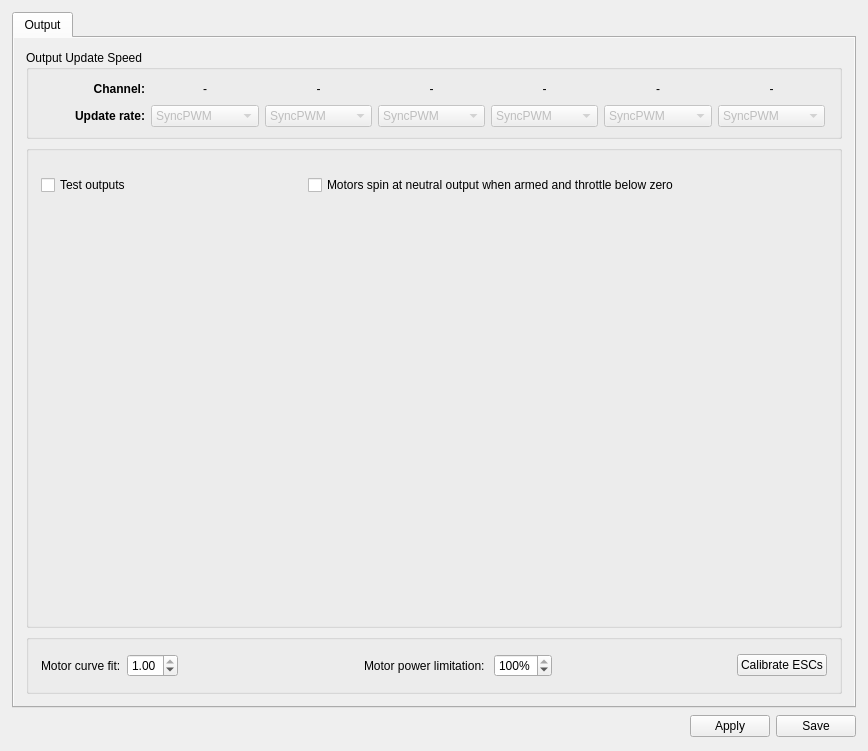
<?xml version="1.0" encoding="UTF-8"?>
<ui version="4.0">
 <class>OutputWidget</class>
 <widget class="QWidget" name="OutputWidget">
  <property name="geometry">
   <rect>
    <x>0</x>
    <y>0</y>
    <width>868</width>
    <height>751</height>
   </rect>
  </property>
  <property name="windowTitle">
   <string>Form</string>
  </property>
  <layout class="QVBoxLayout" name="verticalLayout_2">
   <property name="leftMargin">
    <number>12</number>
   </property>
   <property name="topMargin">
    <number>12</number>
   </property>
   <property name="rightMargin">
    <number>12</number>
   </property>
   <property name="bottomMargin">
    <number>12</number>
   </property>
   <item>
    <widget class="QTabWidget" name="tabWidget">
     <property name="tabShape">
      <enum>QTabWidget::Rounded</enum>
     </property>
     <property name="currentIndex">
      <number>0</number>
     </property>
     <property name="elideMode">
      <enum>Qt::ElideMiddle</enum>
     </property>
     <widget class="QWidget" name="tab">
      <attribute name="title">
       <string>Output</string>
      </attribute>
      <layout class="QVBoxLayout" name="verticalLayout_4">
       <property name="spacing">
        <number>0</number>
       </property>
       <property name="leftMargin">
        <number>0</number>
       </property>
       <property name="topMargin">
        <number>0</number>
       </property>
       <property name="rightMargin">
        <number>0</number>
       </property>
       <property name="bottomMargin">
        <number>0</number>
       </property>
       <item>
        <widget class="QScrollArea" name="scrollArea">
         <property name="frameShape">
          <enum>QFrame::NoFrame</enum>
         </property>
         <property name="widgetResizable">
          <bool>true</bool>
         </property>
         <widget class="QWidget" name="scrollAreaWidgetContents">
          <property name="geometry">
           <rect>
            <x>0</x>
            <y>0</y>
            <width>838</width>
            <height>668</height>
           </rect>
          </property>
          <layout class="QVBoxLayout" name="verticalLayout_3">
           <property name="spacing">
            <number>6</number>
           </property>
           <property name="leftMargin">
            <number>12</number>
           </property>
           <property name="topMargin">
            <number>12</number>
           </property>
           <property name="rightMargin">
            <number>12</number>
           </property>
           <property name="bottomMargin">
            <number>12</number>
           </property>
           <item>
            <widget class="QGroupBox" name="groupBox_2">
             <property name="sizePolicy">
              <sizepolicy hsizetype="Expanding" vsizetype="Fixed">
               <horstretch>0</horstretch>
               <verstretch>0</verstretch>
              </sizepolicy>
             </property>
             <property name="minimumSize">
              <size>
               <width>0</width>
               <height>0</height>
              </size>
             </property>
             <property name="title">
              <string>Output Update Speed</string>
             </property>
             <layout class="QGridLayout" name="gridLayout">
              <item row="0" column="0">
               <widget class="QLabel" name="label_9">
                <property name="font">
                 <font>
                  <weight>75</weight>
                  <bold>true</bold>
                 </font>
                </property>
                <property name="text">
                 <string>Channel:</string>
                </property>
                <property name="alignment">
                 <set>Qt::AlignRight|Qt::AlignTrailing|Qt::AlignVCenter</set>
                </property>
               </widget>
              </item>
              <item row="0" column="1">
               <widget class="QLabel" name="chBank1">
                <property name="text">
                 <string>-</string>
                </property>
                <property name="alignment">
                 <set>Qt::AlignCenter</set>
                </property>
               </widget>
              </item>
              <item row="0" column="2">
               <widget class="QLabel" name="chBank2">
                <property name="text">
                 <string>-</string>
                </property>
                <property name="alignment">
                 <set>Qt::AlignCenter</set>
                </property>
               </widget>
              </item>
              <item row="0" column="3">
               <widget class="QLabel" name="chBank3">
                <property name="text">
                 <string>-</string>
                </property>
                <property name="alignment">
                 <set>Qt::AlignCenter</set>
                </property>
               </widget>
              </item>
              <item row="0" column="4">
               <widget class="QLabel" name="chBank4">
                <property name="text">
                 <string>-</string>
                </property>
                <property name="alignment">
                 <set>Qt::AlignCenter</set>
                </property>
               </widget>
              </item>
              <item row="0" column="5">
               <widget class="QLabel" name="chBank5">
                <property name="text">
                 <string>-</string>
                </property>
                <property name="alignment">
                 <set>Qt::AlignCenter</set>
                </property>
               </widget>
              </item>
              <item row="0" column="6">
               <widget class="QLabel" name="chBank6">
                <property name="text">
                 <string>-</string>
                </property>
                <property name="alignment">
                 <set>Qt::AlignCenter</set>
                </property>
               </widget>
              </item>
              <item row="0" column="7">
               <spacer name="horizontalSpacer_3">
                <property name="orientation">
                 <enum>Qt::Horizontal</enum>
                </property>
                <property name="sizeType">
                 <enum>QSizePolicy::Minimum</enum>
                </property>
                <property name="sizeHint" stdset="0">
                 <size>
                  <width>5</width>
                  <height>20</height>
                 </size>
                </property>
               </spacer>
              </item>
              <item row="1" column="0">
               <widget class="QLabel" name="label_3">
                <property name="sizePolicy">
                 <sizepolicy hsizetype="Minimum" vsizetype="Preferred">
                  <horstretch>0</horstretch>
                  <verstretch>0</verstretch>
                 </sizepolicy>
                </property>
                <property name="minimumSize">
                 <size>
                  <width>0</width>
                  <height>20</height>
                 </size>
                </property>
                <property name="font">
                 <font>
                  <weight>75</weight>
                  <bold>true</bold>
                 </font>
                </property>
                <property name="text">
                 <string>Update rate:</string>
                </property>
                <property name="alignment">
                 <set>Qt::AlignRight|Qt::AlignTrailing|Qt::AlignVCenter</set>
                </property>
               </widget>
              </item>
              <item row="1" column="1">
               <widget class="QComboBox" name="cb_outputRate1">
                <property name="enabled">
                 <bool>false</bool>
                </property>
                <property name="sizePolicy">
                 <sizepolicy hsizetype="Minimum" vsizetype="Fixed">
                  <horstretch>0</horstretch>
                  <verstretch>0</verstretch>
                 </sizepolicy>
                </property>
                <property name="minimumSize">
                 <size>
                  <width>0</width>
                  <height>20</height>
                 </size>
                </property>
                <property name="toolTip">
                 <string>
Newer ESCs support OneShot mode with a higher resolution and shorter pulse.
Leave at 50Hz for fixed wing.</string>
                </property>
                <item>
                 <property name="text">
                  <string>SyncPWM</string>
                 </property>
                </item>
                <item>
                 <property name="text">
                  <string>Dshot300</string>
                 </property>
                </item>
                <item>
                 <property name="text">
                  <string>Dshot600</string>
                 </property>
                </item>
                <item>
                 <property name="text">
                  <string>Dshot1200</string>
                 </property>
                </item>
                <item>
                 <property name="text">
                  <string>50</string>
                 </property>
                </item>
                <item>
                 <property name="text">
                  <string>60</string>
                 </property>
                </item>
                <item>
                 <property name="text">
                  <string>125</string>
                 </property>
                </item>
                <item>
                 <property name="text">
                  <string>165</string>
                 </property>
                </item>
                <item>
                 <property name="text">
                  <string>270</string>
                 </property>
                </item>
                <item>
                 <property name="text">
                  <string>330</string>
                 </property>
                </item>
                <item>
                 <property name="text">
                  <string>400</string>
                 </property>
                </item>
                <item>
                 <property name="text">
                  <string>560</string>
                 </property>
                </item>
                <item>
                 <property name="text">
                  <string>1000</string>
                 </property>
                </item>
                <item>
                 <property name="text">
                  <string>2000</string>
                 </property>
                </item>
                <item>
                 <property name="text">
                  <string>4000</string>
                 </property>
                </item>
                <item>
                 <property name="text">
                  <string>8000</string>
                 </property>
                </item>
                <item>
                 <property name="text">
                  <string>12000</string>
                 </property>
                </item>
                <item>
                 <property name="text">
                  <string>16666</string>
                 </property>
                </item>
               </widget>
              </item>
              <item row="1" column="2">
               <widget class="QComboBox" name="cb_outputRate2">
                <property name="enabled">
                 <bool>false</bool>
                </property>
                <property name="sizePolicy">
                 <sizepolicy hsizetype="Minimum" vsizetype="Fixed">
                  <horstretch>0</horstretch>
                  <verstretch>0</verstretch>
                 </sizepolicy>
                </property>
                <property name="minimumSize">
                 <size>
                  <width>0</width>
                  <height>20</height>
                 </size>
                </property>
                <property name="toolTip">
                 <string>
Newer ESCs support OneShot mode with a higher resolution and shorter pulse.
Leave at 50Hz for fixed wing.</string>
                </property>
                <item>
                 <property name="text">
                  <string>SyncPWM</string>
                 </property>
                </item>
                <item>
                 <property name="text">
                  <string>Dshot300</string>
                 </property>
                </item>
                <item>
                 <property name="text">
                  <string>Dshot600</string>
                 </property>
                </item>
                <item>
                 <property name="text">
                  <string>Dshot1200</string>
                 </property>
                </item>
                <item>
                 <property name="text">
                  <string>50</string>
                 </property>
                </item>
                <item>
                 <property name="text">
                  <string>60</string>
                 </property>
                </item>
                <item>
                 <property name="text">
                  <string>125</string>
                 </property>
                </item>
                <item>
                 <property name="text">
                  <string>165</string>
                 </property>
                </item>
                <item>
                 <property name="text">
                  <string>270</string>
                 </property>
                </item>
                <item>
                 <property name="text">
                  <string>330</string>
                 </property>
                </item>
                <item>
                 <property name="text">
                  <string>400</string>
                 </property>
                </item>
                <item>
                 <property name="text">
                  <string>560</string>
                 </property>
                </item>
                <item>
                 <property name="text">
                  <string>1000</string>
                 </property>
                </item>
                <item>
                 <property name="text">
                  <string>2000</string>
                 </property>
                </item>
                <item>
                 <property name="text">
                  <string>4000</string>
                 </property>
                </item>
                <item>
                 <property name="text">
                  <string>8000</string>
                 </property>
                </item>
                <item>
                 <property name="text">
                  <string>12000</string>
                 </property>
                </item>
                <item>
                 <property name="text">
                  <string>16666</string>
                 </property>
                </item>
               </widget>
              </item>
              <item row="1" column="3">
               <widget class="QComboBox" name="cb_outputRate3">
                <property name="enabled">
                 <bool>false</bool>
                </property>
                <property name="sizePolicy">
                 <sizepolicy hsizetype="Minimum" vsizetype="Fixed">
                  <horstretch>0</horstretch>
                  <verstretch>0</verstretch>
                 </sizepolicy>
                </property>
                <property name="minimumSize">
                 <size>
                  <width>0</width>
                  <height>20</height>
                 </size>
                </property>
                <property name="toolTip">
                 <string>
Newer ESCs support OneShot mode with a higher resolution and shorter pulse.
Leave at 50Hz for fixed wing.</string>
                </property>
                <item>
                 <property name="text">
                  <string>SyncPWM</string>
                 </property>
                </item>
                <item>
                 <property name="text">
                  <string>Dshot300</string>
                 </property>
                </item>
                <item>
                 <property name="text">
                  <string>Dshot600</string>
                 </property>
                </item>
                <item>
                 <property name="text">
                  <string>Dshot1200</string>
                 </property>
                </item>
                <item>
                 <property name="text">
                  <string>50</string>
                 </property>
                </item>
                <item>
                 <property name="text">
                  <string>60</string>
                 </property>
                </item>
                <item>
                 <property name="text">
                  <string>125</string>
                 </property>
                </item>
                <item>
                 <property name="text">
                  <string>165</string>
                 </property>
                </item>
                <item>
                 <property name="text">
                  <string>270</string>
                 </property>
                </item>
                <item>
                 <property name="text">
                  <string>330</string>
                 </property>
                </item>
                <item>
                 <property name="text">
                  <string>400</string>
                 </property>
                </item>
                <item>
                 <property name="text">
                  <string>560</string>
                 </property>
                </item>
                <item>
                 <property name="text">
                  <string>1000</string>
                 </property>
                </item>
                <item>
                 <property name="text">
                  <string>2000</string>
                 </property>
                </item>
                <item>
                 <property name="text">
                  <string>4000</string>
                 </property>
                </item>
                <item>
                 <property name="text">
                  <string>8000</string>
                 </property>
                </item>
                <item>
                 <property name="text">
                  <string>12000</string>
                 </property>
                </item>
                <item>
                 <property name="text">
                  <string>16666</string>
                 </property>
                </item>
               </widget>
              </item>
              <item row="1" column="4">
               <widget class="QComboBox" name="cb_outputRate4">
                <property name="enabled">
                 <bool>false</bool>
                </property>
                <property name="sizePolicy">
                 <sizepolicy hsizetype="Minimum" vsizetype="Fixed">
                  <horstretch>0</horstretch>
                  <verstretch>0</verstretch>
                 </sizepolicy>
                </property>
                <property name="minimumSize">
                 <size>
                  <width>0</width>
                  <height>20</height>
                 </size>
                </property>
                <property name="toolTip">
                 <string>
Newer ESCs support OneShot mode with a higher resolution and shorter pulse.
Leave at 50Hz for fixed wing.</string>
                </property>
                <item>
                 <property name="text">
                  <string>SyncPWM</string>
                 </property>
                </item>
                <item>
                 <property name="text">
                  <string>Dshot300</string>
                 </property>
                </item>
                <item>
                 <property name="text">
                  <string>Dshot600</string>
                 </property>
                </item>
                <item>
                 <property name="text">
                  <string>Dshot1200</string>
                 </property>
                </item>
                <item>
                 <property name="text">
                  <string>50</string>
                 </property>
                </item>
                <item>
                 <property name="text">
                  <string>60</string>
                 </property>
                </item>
                <item>
                 <property name="text">
                  <string>125</string>
                 </property>
                </item>
                <item>
                 <property name="text">
                  <string>165</string>
                 </property>
                </item>
                <item>
                 <property name="text">
                  <string>270</string>
                 </property>
                </item>
                <item>
                 <property name="text">
                  <string>330</string>
                 </property>
                </item>
                <item>
                 <property name="text">
                  <string>400</string>
                 </property>
                </item>
                <item>
                 <property name="text">
                  <string>560</string>
                 </property>
                </item>
                <item>
                 <property name="text">
                  <string>1000</string>
                 </property>
                </item>
                <item>
                 <property name="text">
                  <string>2000</string>
                 </property>
                </item>
                <item>
                 <property name="text">
                  <string>4000</string>
                 </property>
                </item>
                <item>
                 <property name="text">
                  <string>8000</string>
                 </property>
                </item>
                <item>
                 <property name="text">
                  <string>12000</string>
                 </property>
                </item>
                <item>
                 <property name="text">
                  <string>16666</string>
                 </property>
                </item>
               </widget>
              </item>
              <item row="1" column="5">
               <widget class="QComboBox" name="cb_outputRate5">
                <property name="enabled">
                 <bool>false</bool>
                </property>
                <property name="sizePolicy">
                 <sizepolicy hsizetype="Minimum" vsizetype="Fixed">
                  <horstretch>0</horstretch>
                  <verstretch>0</verstretch>
                 </sizepolicy>
                </property>
                <property name="minimumSize">
                 <size>
                  <width>0</width>
                  <height>20</height>
                 </size>
                </property>
                <property name="toolTip">
                 <string>
Newer ESCs support OneShot mode with a higher resolution and shorter pulse.
Leave at 50Hz for fixed wing.</string>
                </property>
                <property name="editable">
                 <bool>false</bool>
                </property>
                <property name="currentIndex">
                 <number>0</number>
                </property>
                <item>
                 <property name="text">
                  <string>SyncPWM</string>
                 </property>
                </item>
                <item>
                 <property name="text">
                  <string>Dshot300</string>
                 </property>
                </item>
                <item>
                 <property name="text">
                  <string>Dshot600</string>
                 </property>
                </item>
                <item>
                 <property name="text">
                  <string>Dshot1200</string>
                 </property>
                </item>
                <item>
                 <property name="text">
                  <string>50</string>
                 </property>
                </item>
                <item>
                 <property name="text">
                  <string>60</string>
                 </property>
                </item>
                <item>
                 <property name="text">
                  <string>125</string>
                 </property>
                </item>
                <item>
                 <property name="text">
                  <string>165</string>
                 </property>
                </item>
                <item>
                 <property name="text">
                  <string>270</string>
                 </property>
                </item>
                <item>
                 <property name="text">
                  <string>330</string>
                 </property>
                </item>
                <item>
                 <property name="text">
                  <string>400</string>
                 </property>
                </item>
                <item>
                 <property name="text">
                  <string>560</string>
                 </property>
                </item>
                <item>
                 <property name="text">
                  <string>1000</string>
                 </property>
                </item>
                <item>
                 <property name="text">
                  <string>2000</string>
                 </property>
                </item>
                <item>
                 <property name="text">
                  <string>4000</string>
                 </property>
                </item>
                <item>
                 <property name="text">
                  <string>8000</string>
                 </property>
                </item>
                <item>
                 <property name="text">
                  <string>12000</string>
                 </property>
                </item>
                <item>
                 <property name="text">
                  <string>16666</string>
                 </property>
                </item>
               </widget>
              </item>
              <item row="1" column="6">
               <widget class="QComboBox" name="cb_outputRate6">
                <property name="enabled">
                 <bool>false</bool>
                </property>
                <property name="sizePolicy">
                 <sizepolicy hsizetype="Minimum" vsizetype="Fixed">
                  <horstretch>0</horstretch>
                  <verstretch>0</verstretch>
                 </sizepolicy>
                </property>
                <property name="minimumSize">
                 <size>
                  <width>0</width>
                  <height>20</height>
                 </size>
                </property>
                <property name="toolTip">
                 <string>
Newer ESCs support OneShot mode with a higher resolution and shorter pulse.
Leave at 50Hz for fixed wing.</string>
                </property>
                <property name="currentIndex">
                 <number>0</number>
                </property>
                <item>
                 <property name="text">
                  <string>SyncPWM</string>
                 </property>
                </item>
                <item>
                 <property name="text">
                  <string>Dshot300</string>
                 </property>
                </item>
                <item>
                 <property name="text">
                  <string>Dshot600</string>
                 </property>
                </item>
                <item>
                 <property name="text">
                  <string>Dshot1200</string>
                 </property>
                </item>
                <item>
                 <property name="text">
                  <string>50</string>
                 </property>
                </item>
                <item>
                 <property name="text">
                  <string>60</string>
                 </property>
                </item>
                <item>
                 <property name="text">
                  <string>125</string>
                 </property>
                </item>
                <item>
                 <property name="text">
                  <string>165</string>
                 </property>
                </item>
                <item>
                 <property name="text">
                  <string>270</string>
                 </property>
                </item>
                <item>
                 <property name="text">
                  <string>330</string>
                 </property>
                </item>
                <item>
                 <property name="text">
                  <string>400</string>
                 </property>
                </item>
                <item>
                 <property name="text">
                  <string>560</string>
                 </property>
                </item>
                <item>
                 <property name="text">
                  <string>1000</string>
                 </property>
                </item>
                <item>
                 <property name="text">
                  <string>2000</string>
                 </property>
                </item>
                <item>
                 <property name="text">
                  <string>4000</string>
                 </property>
                </item>
                <item>
                 <property name="text">
                  <string>8000</string>
                 </property>
                </item>
                <item>
                 <property name="text">
                  <string>12000</string>
                 </property>
                </item>
                <item>
                 <property name="text">
                  <string>16666</string>
                 </property>
                </item>
               </widget>
              </item>
              <item row="1" column="7">
               <spacer name="horizontalSpacer_4">
                <property name="sizePolicy">
                 <sizepolicy hsizetype="Minimum" vsizetype="Minimum">
                  <horstretch>0</horstretch>
                  <verstretch>0</verstretch>
                 </sizepolicy>
                </property>
                <property name="minimumSize">
                 <size>
                  <width>0</width>
                  <height>20</height>
                 </size>
                </property>
                <property name="orientation">
                 <enum>Qt::Horizontal</enum>
                </property>
                <property name="sizeType">
                 <enum>QSizePolicy::Minimum</enum>
                </property>
                <property name="sizeHint" stdset="0">
                 <size>
                  <width>5</width>
                  <height>20</height>
                 </size>
                </property>
               </spacer>
              </item>
             </layout>
            </widget>
           </item>
           <item>
            <widget class="QGroupBox" name="groupBox_3">
             <property name="title">
              <string/>
             </property>
             <layout class="QVBoxLayout" name="verticalLayout">
              <property name="leftMargin">
               <number>0</number>
              </property>
              <property name="topMargin">
               <number>12</number>
              </property>
              <property name="rightMargin">
               <number>0</number>
              </property>
              <property name="bottomMargin">
               <number>12</number>
              </property>
              <item>
               <layout class="QVBoxLayout" name="channelLayout">
                <property name="sizeConstraint">
                 <enum>QLayout::SetDefaultConstraint</enum>
                </property>
               </layout>
              </item>
              <item>
               <layout class="QHBoxLayout" name="horizontalLayout_2">
                <property name="leftMargin">
                 <number>12</number>
                </property>
                <property name="topMargin">
                 <number>12</number>
                </property>
                <property name="rightMargin">
                 <number>12</number>
                </property>
                <property name="bottomMargin">
                 <number>12</number>
                </property>
                <item>
                 <widget class="QCheckBox" name="channelOutTest">
                  <property name="enabled">
                   <bool>true</bool>
                  </property>
                  <property name="minimumSize">
                   <size>
                    <width>105</width>
                    <height>0</height>
                   </size>
                  </property>
                  <property name="toolTip">
                   <string>Move the servos using the sliders. Two important things:
- Take extra care if the output is connected to an motor controller!
- Will only work if the RC receiver is working (failsafe)</string>
                  </property>
                  <property name="text">
                   <string>Test outputs</string>
                  </property>
                 </widget>
                </item>
                <item>
                 <spacer name="horizontalSpacer_2">
                  <property name="orientation">
                   <enum>Qt::Horizontal</enum>
                  </property>
                  <property name="sizeHint" stdset="0">
                   <size>
                    <width>40</width>
                    <height>20</height>
                   </size>
                  </property>
                 </spacer>
                </item>
                <item>
                 <widget class="QCheckBox" name="spinningArmed">
                  <property name="minimumSize">
                   <size>
                    <width>519</width>
                    <height>0</height>
                   </size>
                  </property>
                  <property name="text">
                   <string>Motors spin at neutral output when armed and throttle below zero</string>
                  </property>
                 </widget>
                </item>
               </layout>
              </item>
              <item>
               <spacer name="verticalSpacer">
                <property name="orientation">
                 <enum>Qt::Vertical</enum>
                </property>
                <property name="sizeHint" stdset="0">
                 <size>
                  <width>20</width>
                  <height>0</height>
                 </size>
                </property>
               </spacer>
              </item>
             </layout>
            </widget>
           </item>
           <item>
            <widget class="QGroupBox" name="groupBox_4">
             <property name="minimumSize">
              <size>
               <width>0</width>
               <height>60</height>
              </size>
             </property>
             <property name="title">
              <string/>
             </property>
             <layout class="QVBoxLayout" name="verticalLayout_6">
              <property name="leftMargin">
               <number>12</number>
              </property>
              <property name="topMargin">
               <number>12</number>
              </property>
              <property name="rightMargin">
               <number>12</number>
              </property>
              <property name="bottomMargin">
               <number>12</number>
              </property>
              <item>
               <layout class="QHBoxLayout" name="horizontalLayout_3">
                <item>
                 <widget class="QLabel" name="label">
                  <property name="text">
                   <string>Motor curve fit:</string>
                  </property>
                 </widget>
                </item>
                <item>
                 <widget class="QDoubleSpinBox" name="motorCurveFit">
                  <property name="toolTip">
                   <string>&lt;html&gt;&lt;head/&gt;&lt;body&gt;&lt;p&gt;Motor curve fit can be used for correct for nonlinearity in motor output.  If you experience oscillation at high power but are otherwise well-tuned, consider lowering motor curve fit some.  Values between 0.5 (square-root) and 1.0 (no linearization) are sensible.  This is a more rational subtitute for Throttle PID Attenutation (TPA).&lt;/p&gt;&lt;p&gt;Note that some re-tuning may be required after changing this value.&lt;/p&gt;&lt;/body&gt;&lt;/html&gt;</string>
                  </property>
                  <property name="minimum">
                   <double>0.500000000000000</double>
                  </property>
                  <property name="maximum">
                   <double>1.000000000000000</double>
                  </property>
                  <property name="singleStep">
                   <double>0.010000000000000</double>
                  </property>
                  <property name="value">
                   <double>1.000000000000000</double>
                  </property>
                 </widget>
                </item>
                <item>
                 <spacer name="horizontalSpacer_5">
                  <property name="orientation">
                   <enum>Qt::Horizontal</enum>
                  </property>
                  <property name="sizeHint" stdset="0">
                   <size>
                    <width>40</width>
                    <height>20</height>
                   </size>
                  </property>
                 </spacer>
                </item>
                <item>
                 <widget class="QLabel" name="label_2">
                  <property name="text">
                   <string>Motor power limitation: </string>
                  </property>
                 </widget>
                </item>
                <item>
                 <widget class="QDoubleSpinBox" name="motorPowerGain">
                  <property name="toolTip">
                   <string>&lt;html&gt;&lt;head/&gt;&lt;body&gt;&lt;p&gt;Motor power limitation can be used to reduce the maximum values sent to motors. Provides &quot;virtual KV&quot; functionality; e.g. you can use 0.67 to drive 4S motors from 6S.  This setting is applied after the motor curve fit.&lt;/p&gt;&lt;p&gt;Note that some re-tuning may be required after changing this value.&lt;/p&gt;&lt;/body&gt;&lt;/html&gt;</string>
                  </property>
                  <property name="suffix">
                   <string>%</string>
                  </property>
                  <property name="decimals">
                   <number>0</number>
                  </property>
                  <property name="minimum">
                   <double>50.000000000000000</double>
                  </property>
                  <property name="maximum">
                   <double>100.000000000000000</double>
                  </property>
                  <property name="singleStep">
                   <double>1.000000000000000</double>
                  </property>
                  <property name="value">
                   <double>100.000000000000000</double>
                  </property>
                 </widget>
                </item>
                <item>
                 <spacer name="horizontalSpacer_6">
                  <property name="orientation">
                   <enum>Qt::Horizontal</enum>
                  </property>
                  <property name="sizeHint" stdset="0">
                   <size>
                    <width>40</width>
                    <height>20</height>
                   </size>
                  </property>
                 </spacer>
                </item>
                <item>
                 <widget class="QPushButton" name="calibrateESC">
                  <property name="text">
                   <string>Calibrate ESCs</string>
                  </property>
                 </widget>
                </item>
               </layout>
              </item>
             </layout>
            </widget>
           </item>
          </layout>
         </widget>
        </widget>
       </item>
      </layout>
     </widget>
    </widget>
   </item>
   <item>
    <layout class="QHBoxLayout" name="horizontalLayout">
     <property name="spacing">
      <number>6</number>
     </property>
     <item>
      <spacer name="horizontalSpacer">
       <property name="orientation">
        <enum>Qt::Horizontal</enum>
       </property>
       <property name="sizeHint" stdset="0">
        <size>
         <width>592</width>
         <height>16</height>
        </size>
       </property>
      </spacer>
     </item>
     <item>
      <widget class="QPushButton" name="outputHelp">
       <property name="sizePolicy">
        <sizepolicy hsizetype="Fixed" vsizetype="Fixed">
         <horstretch>0</horstretch>
         <verstretch>0</verstretch>
        </sizepolicy>
       </property>
       <property name="minimumSize">
        <size>
         <width>0</width>
         <height>25</height>
        </size>
       </property>
       <property name="maximumSize">
        <size>
         <width>25</width>
         <height>25</height>
        </size>
       </property>
       <property name="toolTip">
        <string>Takes you to the wiki page</string>
       </property>
       <property name="text">
        <string/>
       </property>
       <property name="icon">
        <iconset resource="../coreplugin/core.qrc">
         <normaloff>:/core/images/helpicon.svg</normaloff>:/core/images/helpicon.svg</iconset>
       </property>
       <property name="iconSize">
        <size>
         <width>25</width>
         <height>25</height>
        </size>
       </property>
       <property name="flat">
        <bool>true</bool>
       </property>
       <property name="objrelation" stdset="0">
        <stringlist notr="true">
         <string>button:help</string>
         <string>url:https://github.com/reubenfirmin/droniNG/wiki/OnlineHelp:-Output-Configuration</string>
        </stringlist>
       </property>
      </widget>
     </item>
     <item>
      <widget class="QPushButton" name="saveRCOutputToRAM">
       <property name="minimumSize">
        <size>
         <width>0</width>
         <height>0</height>
        </size>
       </property>
       <property name="maximumSize">
        <size>
         <width>16777215</width>
         <height>16777215</height>
        </size>
       </property>
       <property name="toolTip">
        <string>Send to flight controller but don't write to non volatile memory.
Be sure to set the Neutral position on all sliders before sending!</string>
       </property>
       <property name="styleSheet">
        <string notr="true"/>
       </property>
       <property name="text">
        <string>Apply</string>
       </property>
       <property name="objrelation" stdset="0">
        <stringlist notr="true">
         <string>button:apply</string>
        </stringlist>
       </property>
      </widget>
     </item>
     <item>
      <widget class="QPushButton" name="saveRCOutputToSD">
       <property name="minimumSize">
        <size>
         <width>0</width>
         <height>0</height>
        </size>
       </property>
       <property name="maximumSize">
        <size>
         <width>16777215</width>
         <height>16777215</height>
        </size>
       </property>
       <property name="toolTip">
        <string>Be sure to set the Neutral position on all sliders before sending!
Applies and Saves all settings to SD</string>
       </property>
       <property name="styleSheet">
        <string notr="true"/>
       </property>
       <property name="text">
        <string>Save</string>
       </property>
       <property name="objrelation" stdset="0">
        <stringlist notr="true">
         <string>button:save</string>
        </stringlist>
       </property>
      </widget>
     </item>
    </layout>
   </item>
  </layout>
 </widget>
 <tabstops>
  <tabstop>saveRCOutputToRAM</tabstop>
  <tabstop>saveRCOutputToSD</tabstop>
 </tabstops>
 <resources>
  <include location="../coreplugin/core.qrc"/>
  <include location="../coreplugin/core.qrc"/>
 </resources>
 <connections/>
</ui>
